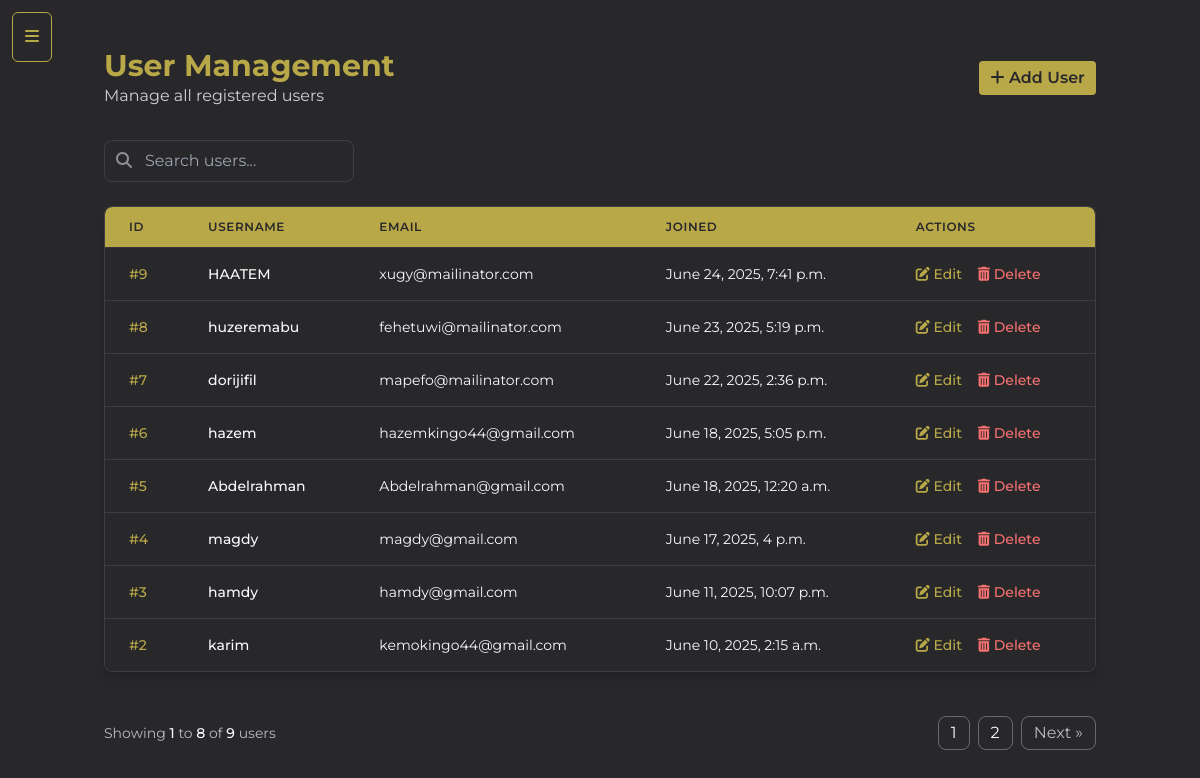
The app's page /useradmin/users/, older data.
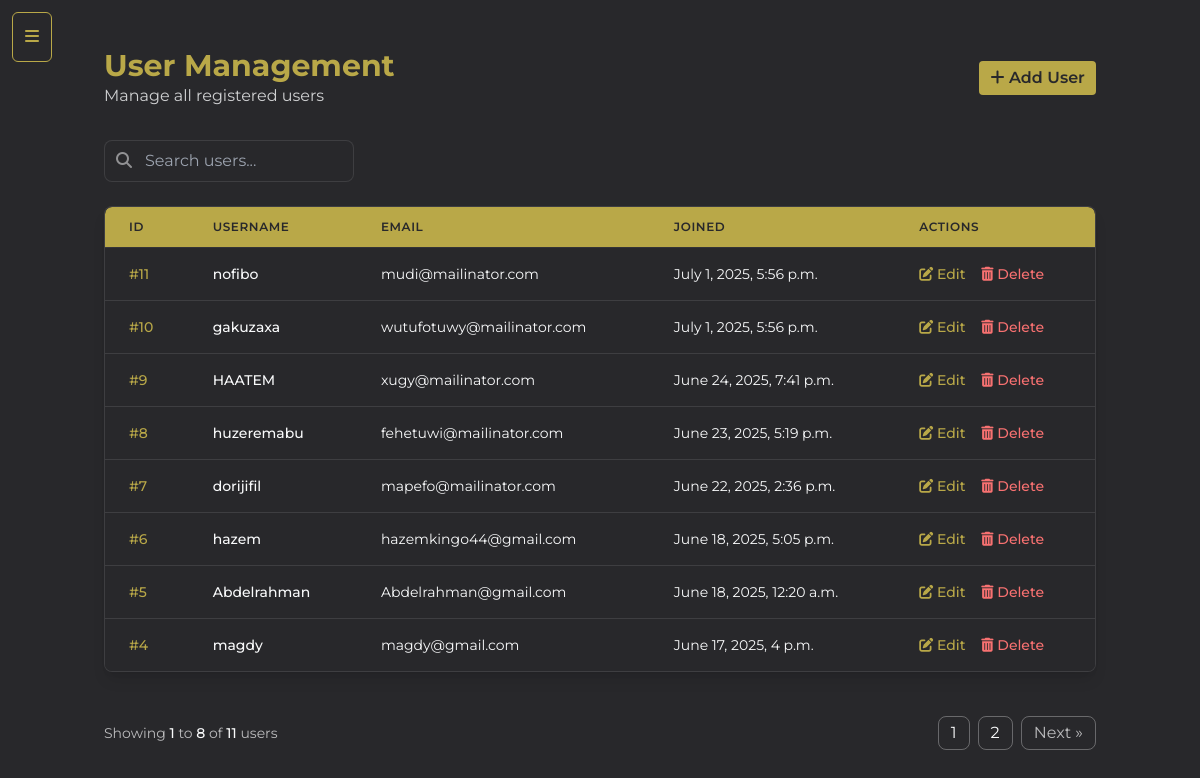
The same page, newer data.
### userauths/models.py (models this page shows, shortened)
class User(AbstractUser):
    email = models.EmailField(unique=True)
    username= models.CharField(max_length=100, unique=True)
    USERNAME_FIELD = 'email'
    REQUIRED_FIELDS = ['username']

### useradmin/views.py (the view)
# urls.py: path('users/', views.admin_users_view, name='users'),
def admin_users_view(request):
    users = User.objects.all()
    if 'q' in request.GET:
        query = request.GET.get('q')
        search_mode = bool(query)
        users = users.filter(username__icontains=query)
    else:
        search_mode = False
        users = users.order_by('-id')
    page_obj, query_string = paginate_products(request, users, per_page=8)
    context = {
        'users': page_obj.object_list,
        'search_mode': search_mode,
        'page_obj': page_obj,
        'query_string': query_string,
    }
    return render(request, 'useradmin/users.html', context)

### core/context_processors.py (called while the page is built)
def price_range_context(request):
    min_max_price = Product.objects.aggregate(Min('price'), Max('price'))
    return {
        'min_max_price': min_max_price,
      }

def cart_data(request):
    cart_data = request.session.get('cart_data_obj', {})
    return {'cart_data': cart_data}

### core/services.py (called while the page is built)
def paginate_products(request, products, per_page=6):
    query_dict = request.GET.copy()
    query_dict.pop("page", None)
    query_string = query_dict.urlencode()
    paginator = Paginator(products, per_page)
    page_number = request.GET.get("page")
    page_obj = paginator.get_page(page_number)
    return page_obj, query_string

### templates/useradmin/users.html (shortened to what this page needs)
{% extends "useradmin/base-sidebar.html" %}
{% load static %}
{% block content %}
<div class="container mx-auto px-4 py-6">
    <div class="flex justify-between items-center mb-8">
        <div>
            <h1 class="text-3xl font-bold text-gold">User Management</h1>
            <p class="text-light/80">Manage all registered users</p>
        </div>
        <a href="{% url 'useradmin:add-user' %}" class="btn">
            <i class="fas fa-plus"></i>
            Add User
        </a>
    </div>
      <div class="flex justify-between relative flex-grow">
                <div class="mb-6 flex flex-col md:flex-row gap-4">
                    <form method="GET" class="flex-grow">
                        <div class="relative">
                            <input type="text" name="q" value="{{ request.GET.q }}" placeholder="Search users..."
                                class="pl-10 pr-4 py-2 rounded-lg bg-dark border border-white/10 text-light focus:outline-none focus:ring-2 focus:ring-gold focus:border-transparent">
                            <i class="fas fa-search absolute left-3 top-3 text-light/50"></i>
                        </div>
                    </form>
                </div>
      </div>
    <div class="bg-dark rounded-lg shadow-lg border border-white/10 overflow-hidden">
        <div class="overflow-x-auto">
            <table class="min-w-full divide-y divide-white/10">
                <thead class="bg-gold backdrop-blur border-b border-white/10">
                    <tr class="text-dark text-xs">
                        <th class="px-6 py-3 text-left font-semibold uppercase tracking-wider">ID</th>
                        <th class="px-6 py-3 text-left font-semibold uppercase tracking-wider">Username</th>
                        <th class="px-6 py-3 text-left font-semibold uppercase tracking-wider">Email</th>
                        <th class="px-6 py-3 text-left font-semibold uppercase tracking-wider">Joined</th>
                        <th class="px-6 py-3 text-left font-semibold uppercase tracking-wider">Actions</th>
                    </tr>
                </thead>
                <tbody class="bg-dark divide-y divide-white/10">
                    {% for user in users %}
                    <tr class="hover:bg-white/5 transition-colors">
                        <td class="px-6 py-4 whitespace-nowrap text-sm font-medium text-gold">#{{ user.id }}</td>
                        <td class="px-6 py-4 whitespace-nowrap text-sm font-medium text-light">{{ user.username }}</td>
                        <td class="px-6 py-4 whitespace-nowrap text-sm text-light">{{ user.email }}</td>
                        <td class="px-6 py-4 whitespace-nowrap text-sm text-light">{{ user.date_joined }}</td>
                        <td class="px-6 py-4 whitespace-nowrap text-sm font-medium">
                            <a href="{% url 'useradmin:edit-user' user.id %}" class="text-gold hover:text-gold/80 mr-3">
                                <i class="fas fa-edit"></i> Edit
                            </a>
                            <a href="{% url 'useradmin:delete-user' user.id %}" class="text-red-400 hover:text-red-300">
                                <i class="fas fa-trash-alt"></i> Delete
                            </a>
                        </td>
                    </tr>
                    {% endfor %}
                </tbody>
            </table>
        </div>
    </div>
    <div class="flex flex-col sm:flex-row items-center justify-between gap-4 mt-6">
            <div class="text-sm text-light/70">
                  Showing
                  <span class="font-medium text-light">
                      {{ page_obj.start_index }}
                  </span>
                  to
                  <span class="font-medium text-light">
                      {{ page_obj.end_index }}
                  </span>
                  of
                  <span class="font-medium text-light">
                      {{ page_obj.paginator.count }}
                  </span> users
              </div>
            {% include 'partials/pagination.html' %}
    </div>
</div>
{% endblock %}

Row changes from the older to the newer data that the page shows:
no longer on this page (row unchanged): User: id "3", username "hamdy", email "hamdy@gmail.com", date_joined "June 11, 2025, 10:07 p.m."
no longer on this page (row edited): User: id "2", username "karim", email "kemokingo44@gmail.com", date_joined "June 10, 2025, 2:15 a.m."
added User: id "11", username "nofibo", email "mudi@mailinator.com", date_joined "July 1, 2025, 5:56 p.m."
added User: id "10", username "gakuzaxa", email "wutufotuwy@mailinator.com", date_joined "July 1, 2025, 5:56 p.m."
Text that changed along with them:
{{ page_obj.paginator.count }}: "9" → "11"
